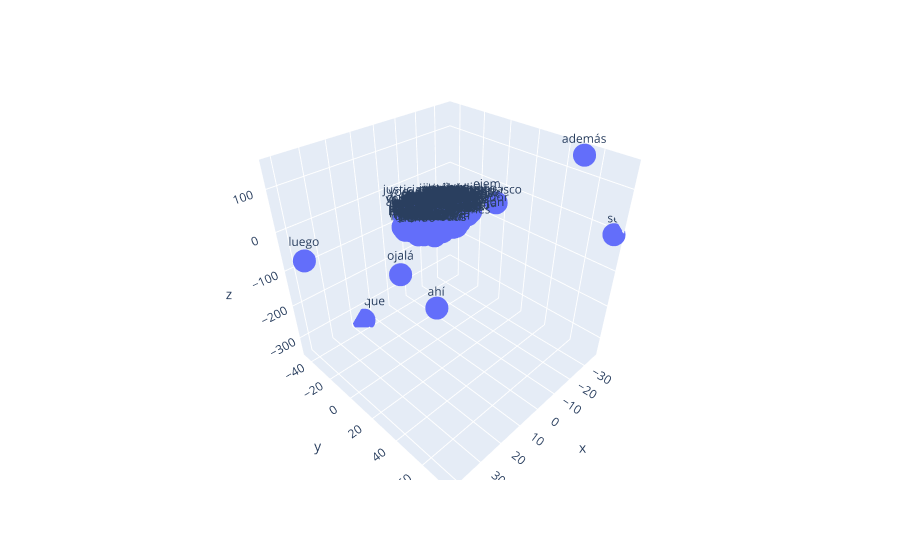

The notebook cell saved with this chart:
### Code cell
import plotly.express as px
import nbformat
print(nbformat.__version__)

# Assuming 'model' is your trained FastText model
words = list(model.wv.index_to_key)[:300]  # Taking the first 300 words for visualization
vectors = np.array([model.wv[word] for word in words])

# Update TSNE to 3 components for 3D visualization
tsne = TSNE(n_components=3, random_state=42, n_iter=300, perplexity=5)
tsne_results = tsne.fit_transform(vectors)

# Convert results into a DataFrame for easier plotting with plotly
import pandas as pd
df = pd.DataFrame(tsne_results, columns=['x', 'y', 'z'])
df['word'] = words

# Create interactive 3D scatter plot using plotly
fig = px.scatter_3d(df, x='x', y='y', z='z', text='word')

# Show the plot
fig.show()

### Figure 1 — Plotly figure (JSON) as saved in the notebook; plotly's stock layout.template omitted (floating-point values rounded to 4 significant figures; data arrays with more than 128 entries replaced by an {"elided": "..."} marker saying what was removed)
{"data": [{"hovertemplate": "x=%{x}<br>y=%{y}<br>z=%{z}<br>word=%{text}<extra></extra>", "legendgroup": "", "marker": {"color": "#636efa", "symbol": "circle"}, "mode": "markers+text", "name": "", "scene": "scene", "showlegend": false, "text": {"elided": "300 str values"}, "type": "scatter3d", "x": {"elided": "300 float values"}, "y": {"elided": "300 float values"}, "z": {"elided": "300 float values"}}], "layout": {"legend": {"tracegroupgap": 0}, "margin": {"t": 60}, "scene": {"domain": {"x": [0, 1], "y": [0, 1]}, "xaxis": {"title": {"text": "x"}}, "yaxis": {"title": {"text": "y"}}, "zaxis": {"title": {"text": "z"}}}}}
